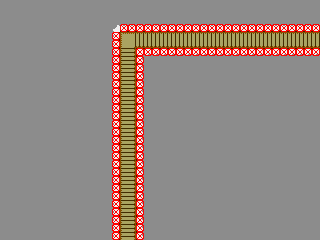

Rendered tile map (Tiled .tmx) drawn with the repository's tilesets; below, a short description and the map source with its tile grids summarised:
An orthogonal 40x30 tile map with 8x8 px tiles, 3 tile layers (background, foreground, collsion) and 16 objects (14x NPC-TEST, LVL-DOWN-0, LVL-RIGHT-0).

<map version="1.0" orientation="orthogonal" width="40" height="30" tilewidth="8" tileheight="8">
 <tileset firstgid="1" name="spritesheet" tilewidth="8" tileheight="8">
  <image source="../spritesheet.bmp" trans="ff00ff" width="512" height="1024" />
 </tileset>
 <layer name="background" width="40" height="30">
  <data>[1200 cells, 1200 non-empty, 25 distinct tile ids]</data>
 </layer>
 <layer name="foreground" width="40" height="30">
  <data>[1200 cells, 0 non-empty, 0 distinct tile ids]</data>
 </layer>
 <layer name="collsion" width="40" height="30">
  <data>[1200 cells, 97 non-empty, 1 distinct tile ids]</data>
 </layer>
 <objectgroup name="entities" width="40" height="30">
  <object type="LVL-DOWN-0" x="120" y="232" width="16" height="8">
   <properties>
    <property name="sendto" value="testing" />
   </properties>
  </object>
  <object type="LVL-RIGHT-0" x="312" y="32" width="8" height="16">
   <properties>
    <property name="sendto" value="testing5" />
   </properties>
  </object>
  <object type="NPC-TEST" x="72" y="128" width="16" height="16">
   <properties>
    <property name="frames" value="npc_test" />
   </properties>
  </object>
  <object type="NPC-TEST" x="20" y="22" width="16" height="16">
   <properties>
    <property name="frames" value="npc_test" />
   </properties>
  </object>
  <object type="NPC-TEST" x="231" y="95" width="16" height="16">
   <properties>
    <property name="frames" value="npc_test" />
   </properties>
  </object>
  <object type="NPC-TEST" x="56" y="64" width="16" height="16">
   <properties>
    <property name="frames" value="npc_test" />
   </properties>
  </object>
  <object type="NPC-TEST" x="8" y="136" width="16" height="16">
   <properties>
    <property name="frames" value="npc_test" />
   </properties>
  </object>
  <object type="NPC-TEST" x="216" y="184" width="16" height="16">
   <properties>
    <property name="frames" value="npc_test" />
   </properties>
  </object>
  <object type="NPC-TEST" x="168" y="96" width="16" height="16">
   <properties>
    <property name="frames" value="npc_test" />
   </properties>
  </object>
  <object type="NPC-TEST" x="288" y="200" width="16" height="16">
   <properties>
    <property name="frames" value="npc_test" />
   </properties>
  </object>
  <object type="NPC-TEST" x="200" y="136" width="16" height="16">
   <properties>
    <property name="frames" value="npc_test" />
   </properties>
  </object>
  <object type="NPC-TEST" x="296" y="72" width="16" height="16">
   <properties>
    <property name="frames" value="npc_test" />
   </properties>
  </object>
  <object type="NPC-TEST" x="192" y="0" width="16" height="16">
   <properties>
    <property name="frames" value="npc_test" />
   </properties>
  </object>
  <object type="NPC-TEST" x="80" y="8" width="16" height="16">
   <properties>
    <property name="frames" value="npc_test" />
   </properties>
  </object>
  <object type="NPC-TEST" x="40" y="208" width="16" height="16">
   <properties>
    <property name="frames" value="npc_test" />
   </properties>
  </object>
  <object type="NPC-TEST" x="160" y="200" width="16" height="16">
   <properties>
    <property name="frames" value="npc_test" />
   </properties>
  </object>
 </objectgroup>
</map>
